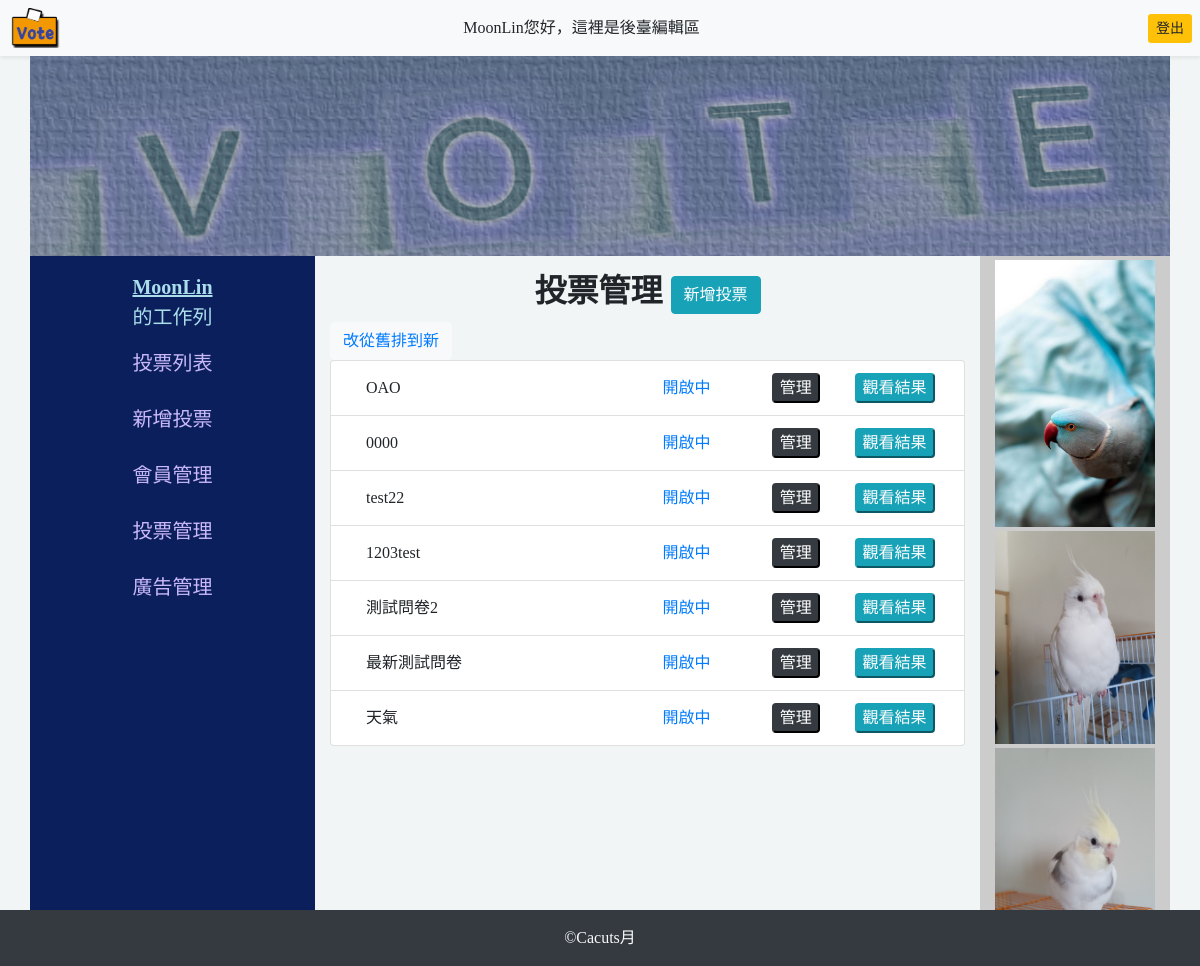
Screenshot of /backend/index.php (signed in) with the database file from the repository.
### tables this page shows
CREATE TABLE `topics` (
  `id` int(11) UNSIGNED NOT NULL,
  `topic` varchar(128) NOT NULL COMMENT '主題',
  `sh` tinyint(1) NOT NULL DEFAULT 1 COMMENT '顯現'
);

CREATE TABLE `ad` (
  `id` int(11) UNSIGNED NOT NULL,
  `name` varchar(64) NOT NULL COMMENT '檔名',
  `sh` tinyint(1) UNSIGNED NOT NULL COMMENT '上架',
  `intro` varchar(64) DEFAULT NULL COMMENT '備註'
);

### api/db.php (called while the page is built, shortened)
<?php
$dsn="mysql:host=localhost;charset=utf8;dbname=vote";
$pdo=new PDO($dsn,'root','');
function all($table,...$arg){
global $pdo;
$sql="SELECT * FROM `$table` ";
if(isset($arg[0])){
    if(is_array($arg[0])){
        foreach($arg[0] as $key=>$value){
            $tmp[]="`$key`='$value'";
        }
        $sql=$sql."where " . implode(" AND ",$tmp);
    }else{
        $sql=$sql.$arg[0];
    }
}
$rows=$pdo->query($sql)->fetchAll(PDO::FETCH_ASSOC);
return $rows;
}
?>

### backend/manage_vote.php (the view)
<h2 class="text-center mt-3 font-weight-bold">投票管理
    <a href="../index.php?do=add_subject_form">
        <button class="btn btn-info rounded ">新增投票</button>
    </a>
</h2>
<?php
$subjects=all('topics');
if(isset($_GET['id'])){
    if($_GET['id']==1){
        $array=$subjects;
        echo "<button class='btn btn-light'><a href='?do=show_vote_list'>改從新排到舊</a></button>";
    }
    }else{
    $array=array_reverse($subjects);
    echo "<button class='btn btn-light'><a href='?do=show_vote_list&id=1'>改從舊排到新</a></button>";
}
echo "<ol class='list-group'>";
foreach ($array as $key => $value) {
    echo "<li class='list-group-item'>";
    echo "<span class='d-inline-block col-md-6'>".$value['topic']."</span>";
    echo "<span class='d-inline-block col-md-2 '>";
    echo "<a href='../api/change_vote_status.php?id={$value['id']}'>";
    echo ($value['sh']==1)?"開啟中":"關閉中";
    echo "</a></span>";
    echo "<a href='?do=edit_subject&id={$value['id']}' class='d-inline-block col-md-2 text-center '>";
    echo "<button class='btn-dark rounded'>管理</button>";
    echo "</a>";
    echo "<a href='../index.php?do=vote_result&id={$value['id']}' class='d-inline-block col-md-2  p-0 text-center'>";
    echo "<button class='btn-info rounded'>觀看結果</button>";
    echo "</a>";
    echo "</li>";
}
echo "</ol>";
?>

### backend/index.php (shortened to what this page needs)
<?php include_once "../api/db.php" ?>
<!DOCTYPE html>
<html lang="en">
<head>
    <link rel="stylesheet" href="https://cdnjs.cloudflare.com/ajax/libs/font-awesome/6.0.0-beta3/css/all.min.css" />
    <link rel="stylesheet" href="https://stackpath.bootstrapcdn.com/bootstrap/4.2.1/css/bootstrap.min.css">
</head>
<body>
<nav class="bg-light shadow-sm py-2 px-2 text-right my-0 d-flex justify-content-between">
<div class="my-0">
        <a href="../index.php">
        <img src="../img/logo1.png" alt="LOGO" width="55px" height="40px" >
        </a>
    </div>
<?php
if(isset($_SESSION['user'])){
    echo "<span class='pr-5 my-auto'>{$_SESSION['name']}您好，這裡是後臺編輯區</span>";
    echo "<a href='../logout.php' class='btn-sm btn-warning my-auto'>登出</a>";
}
?>
</nav>
<header class="container bg-warning">
    <div class="row">
    <a  href="index.php">
        <img class="img" src="../img/vote-header.jpg" alt="標題圖" >
    </a>
    </div>
</header>
<main class="d-flex row px-0 container mx-auto">
    <aside class="container col-3 member ">
    <div class="row-cols-1  d-flex flex-column">
        <?php
        if(isset($_SESSION['user'])){
            echo "<span class='text-center mt-3 font-weight-bold'><ins>{$_SESSION['name']}</ins></span>";
            echo "<span class='text-center  '>的工作列</span>";
        }
        ?>
            <a class="px-2 mt-3 a" href="../index.php">投票列表</a>
            <a class="px-2 mt-3 a" href="../index.php?do=add_subject_form">新增投票</a>
            <a class="px-2 mt-3 a" href="../index.php?do=member">會員管理</a>
            <?php
            if($_SESSION['id']==1){
            ?>
            <a class="px-2 mt-3 a" href="?do=show_vote_list">投票管理</a>
            <a class="px-2 mt-3 a" href="?do=adImg">廣告管理</a>
            <?php
            }
            ?>
        </div>
    </aside>
<section class="container col-7">
    <?php
    $do=(isset($_GET['do']))?$_GET['do']:'manage_vote';
    $file=$do.".php";
    if(file_exists($file)){
        include $file;
    }else{
        include "manage_vote.php";
    }
    ?>
</section>
<div class="container col-2 ad ">
    <?php
    $images=all('ad',['sh'=>1]);
    foreach($images as $key => $image){
        if($key==0){
            echo "<div class='rounded my-1'>";
        }else{
            echo "<div class='rounded my-1'>";
        }
        echo "<img src='../img/{$image['name']}' alt='{$image['intro']}' class='d-block w-100'></div>";
    }
    ?>
</div>
</main>
<footer class="py-3 text-center text-light bg-dark container-fluid">
    &copy;Cacuts月
</footer>
</body>
</html>

### backend/index.php (style rules this page uses)
body { background-color: #f2f5f5; font-family: Microsoft JhengHei; }
header { height: 200px; overflow: hidden; }
.img { filter:contrast(50%); }
section { height:625px; overflow: scroll; }
.ad { background-color: #CCC; }
.member { text-align: center; background-color:#0b1f5c; color: #abdeeb; font-size: 20px; }
.a { color:#cab9fa; height: 40px; }
footer { position: fixed; bottom: 0px; width: 1110px; }

### rows the page displays
topics: topic "OAO", sh "開啟中"
topics: topic "0000", sh "開啟中"
topics: topic "test22", sh "開啟中"
topics: topic "1203test", sh "開啟中"
topics: topic "測試問卷2", sh "開啟中"
topics: topic "最新測試問卷", sh "開啟中"
topics: topic "天氣", sh "開啟中"
ad: name (picture)
ad: name (picture)
ad: name (picture)

### other values shown
$_SESSION['name'] "MoonLin"
